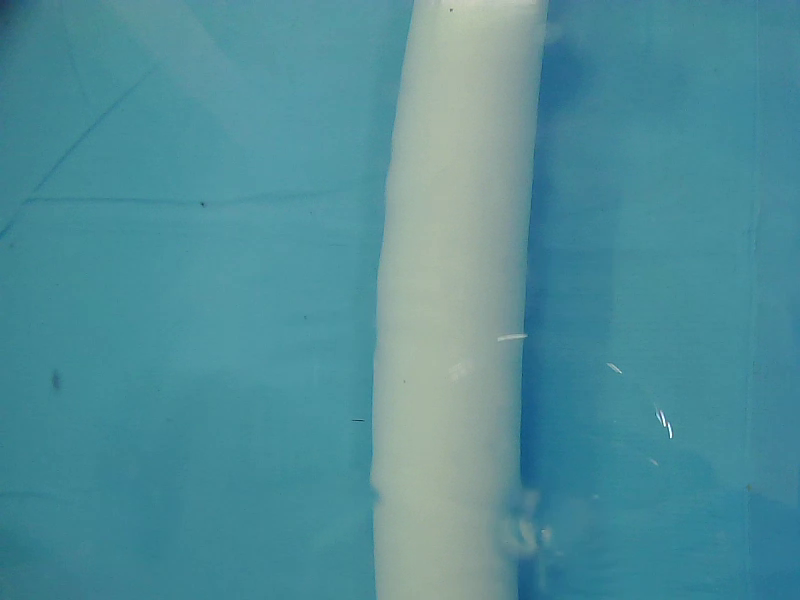
#> input picture frame 13 of heli_all/under_test/Webcam/2021-04-17-015448.webm, 800 x 600 px, given in place of 2021-04-17-013257.webm, which was not available
$ python skeleton.py
#> lines starting #> are read from the running program, lines starting #| are printed output that depends on the picture; after the words box and inside, x2 and y2 are one past the last pixel; in counts of white or black regions, pixels touching at a corner belong together; pictures that were not available may be replaced by others from this repository, and a replacement may not be noted
from skimage import morphology
import cv2 as cv
import numpy as np


def deal_pic(src):
    img_src = cv.resize(src, (640, 640))
    ret, img_1 = cv.threshold(img_src[:, :, 1], 150, 255, cv.THRESH_BINARY)
    ret, img_2 = cv.threshold(img_src[:, :, 2], 150, 255, cv.THRESH_BINARY)
    img = cv.bitwise_and(img_1, img_2)
    track_img = np.where(img == 255)
    return img_src, track_img, img


# [51 lines left out: functions skeleton_demo, medial_axis_demo, morph_find, not called in this run]


def thin_demo(image):
    # gray = cv.cvtColor(image, cv.COLOR_BGR2GRAY)
    # ret, binary = cv.threshold(gray, 0, 255, cv.THRESH_BINARY | cv.THRESH_OTSU)
    binary = image
    thinned = cv.ximgproc.thinning(binary)
    contours, hireachy = cv.findContours(thinned, cv.RETR_EXTERNAL, cv.CHAIN_APPROX_SIMPLE)
    cv.drawContours(image, contours, -1, (0, 0, 255), 1, 8)
    cv.imshow("thin", image)
    cv.waitKey(100)
    cv.destroyAllWindows()


cap = cv.VideoCapture("Webcam/2021-04-17-013257.webm")
count = -1
while cap.isOpened():
    count += 1
    ret, frame = cap.read()
#> frame is the input picture: shape (600, 800, 3); mean B, G, R 152.8, 142.2, 80.5
    if frame is not None:
        img_src, track_img, img = deal_pic(frame)
#> in deal_pic, `img_src = cv.resize(src, (640, 640))`:
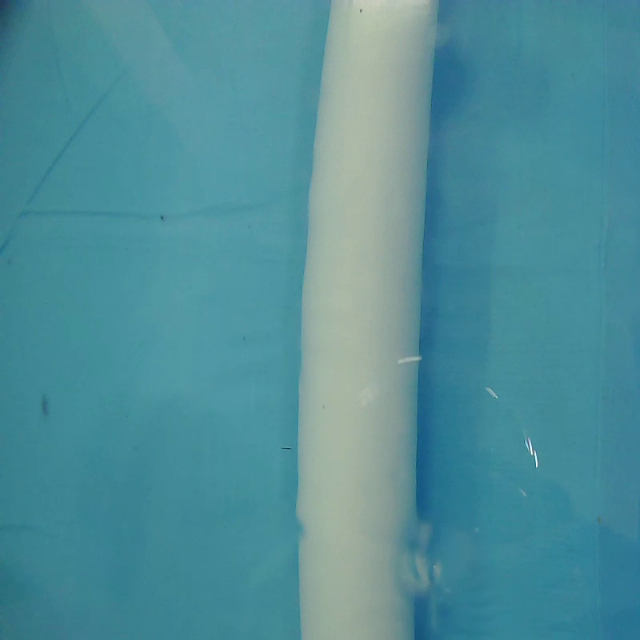
#> img_src: shape (640, 640, 3); mean B, G, R 152.7, 142.1, 80.4
#> in deal_pic, `ret, img_1 = cv.threshold(img_src[:, :, 1], 150, 255, cv.THRESH_BINARY)`:
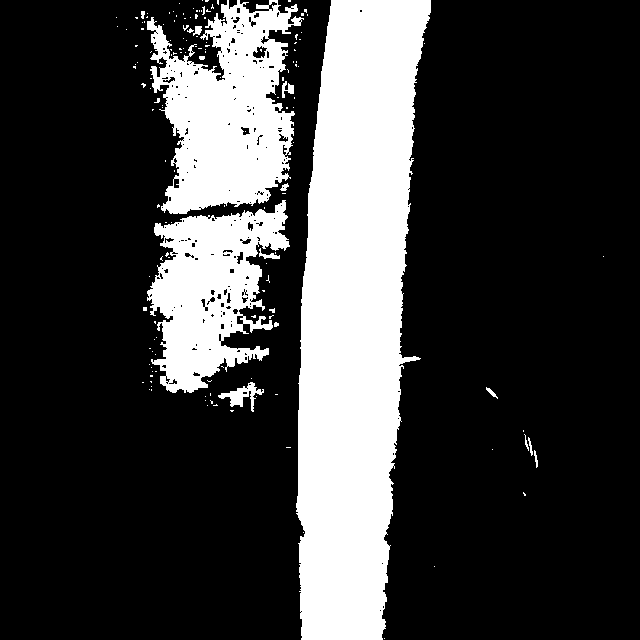
#> img_1: shape (640, 640); 24.1% white; 156 white regions (141 under 20 px), largest, box (x1, y1, x2, y2) and area: (296, 0, 431, 640) 61583, (147, 0, 304, 214) 20167, (147, 200, 290, 393) 15398
#> in deal_pic, `ret, img_2 = cv.threshold(img_src[:, :, 2], 150, 255, cv.THRESH_BINARY)`:
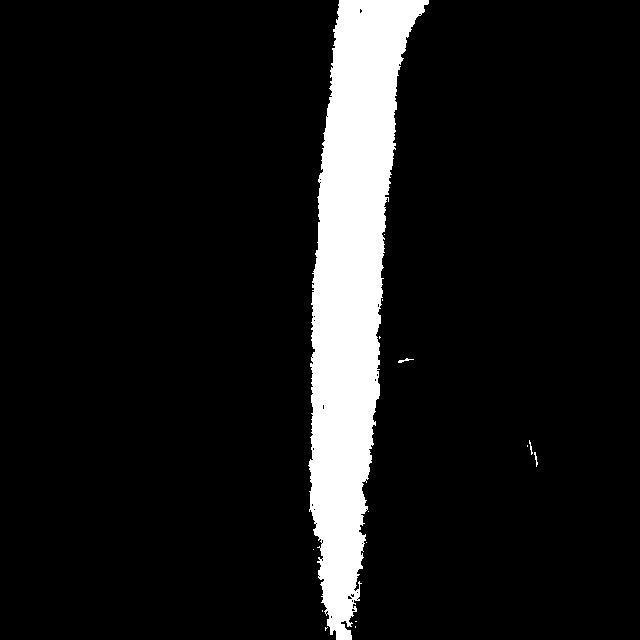
#> img_2: shape (640, 640); 9.6% white; 15 white regions (11 under 20 px), largest, box (x1, y1, x2, y2) and area: (308, 0, 429, 640) 39041, (398, 358, 414, 363) 31, (534, 452, 538, 467) 25, (529, 440, 533, 455) 23
#> in deal_pic, `track_img = np.where(img == 255)`: track_img = 39144 positions, rows 0 to 639, columns 308 to 537
#> track_img = 39144 positions, rows 0 to 639, columns 308 to 537
        #skeleton_demo(img)
        #medial_axis_demo(img)
        #morph_find(img)
        thin_demo(img)
#> in thin_demo, `thinned = cv.ximgproc.thinning(binary)`:
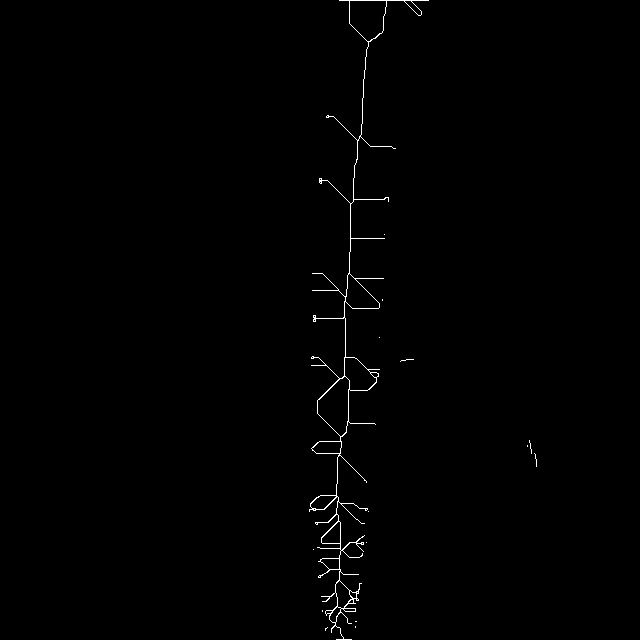
#> thinned: shape (640, 640); 0.56% white in thin lines or dots, all inside (x1, y1, x2, y2) = (309, 0, 537, 640)
#> in thin_demo, `contours, hireachy = cv.findContours(thinned, cv.RETR_EXTERNAL, cv.CHA..`: contours = 15 contours, 14 with area under 20; largest, box (x1, y1, x2, y2) and area: (309, 0, 429, 640) 5703; hireachy = 15 rows, first 6: [1, -1, -1, -1], [2, 0, -1, -1], [3, 1, -1, -1], [4, 2, -1, -1], [5, 3, -1, -1], [6, 4, -1, -1]
#> in thin_demo, `cv.drawContours(image, contours, -1, (0, 0, 255), 1, 8)`:
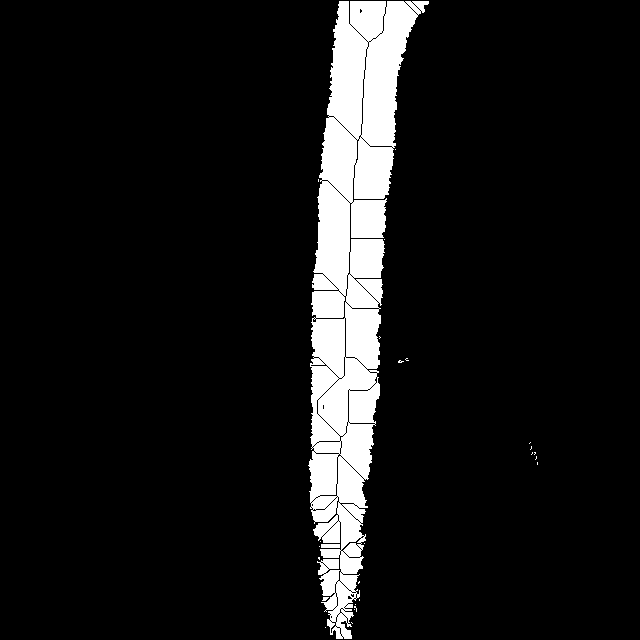
#> image: shape (640, 640); 9% white; 26 white regions (24 under 20 px), largest, box (x1, y1, x2, y2) and area: (308, 1, 429, 639) 36864, (321, 544, 340, 548) 76
    else:
        exit(0)

$ run again, starting later in the video
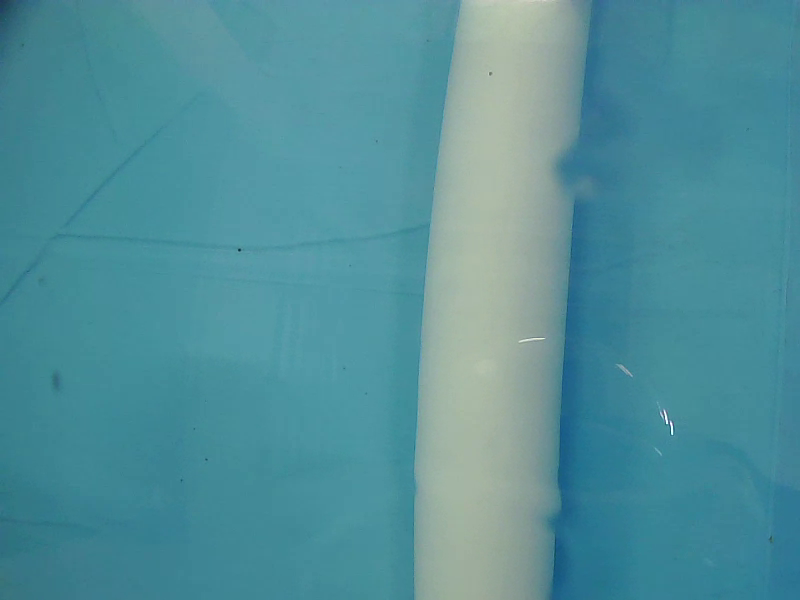
#> input picture frame 58 of heli_all/under_test/Webcam/2021-04-17-015448.webm, 800 x 600 px, given in place of 2021-04-17-013257.webm, which was not available
#> frame is the input picture: shape (600, 800, 3); mean B, G, R 153.9, 143.7, 81.8
#> in deal_pic, `ret, img_1 = cv.threshold(img_src[:, :, 1], 150, 255, cv.THRESH_BINARY)`:
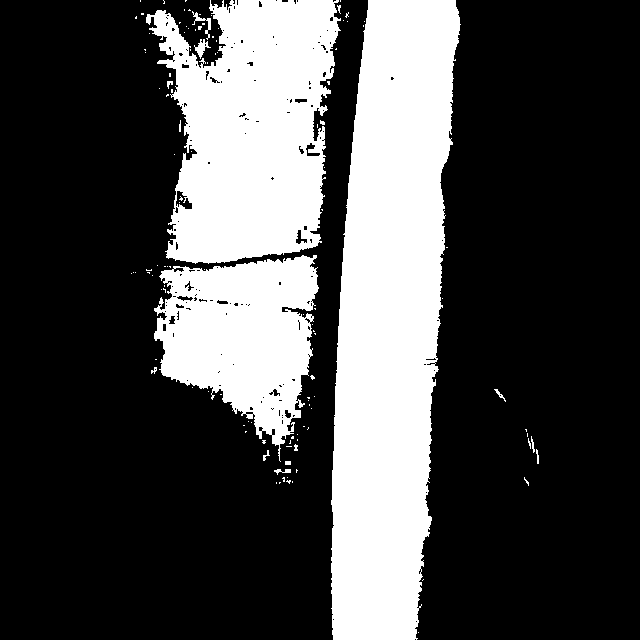
#> img_1: shape (640, 640); 28.9% white; 118 white regions (103 under 20 px), largest, box (x1, y1, x2, y2) and area: (331, 0, 461, 640) 61087, (146, 0, 341, 264) 35982, (154, 255, 319, 462) 20547
#> img_2: shape (640, 640); 10.2% white; 19 white regions (17 under 20 px), largest, box (x1, y1, x2, y2) and area: (342, 0, 449, 640) 41543, (531, 437, 534, 452) 22
#> in deal_pic, `track_img = np.where(img == 255)`: track_img = 41622 positions, rows 0 to 639, columns 342 to 537
#> thinned: shape (640, 640); 0.58% white in thin lines or dots, all inside (x1, y1, x2, y2) = (343, 0, 538, 640)
#> contours = 19 contours, 18 with area under 20; largest, box (x1, y1, x2, y2) and area: (343, 0, 449, 640) 5529; hireachy = 19 rows, first 6: [1, -1, -1, -1], [2, 0, -1, -1], [3, 1, -1, -1], [4, 2, -1, -1], [5, 3, -1, -1], [6, 4, -1, -1]
#> in thin_demo, `cv.drawContours(image, contours, -1, (0, 0, 255), 1, 8)`:
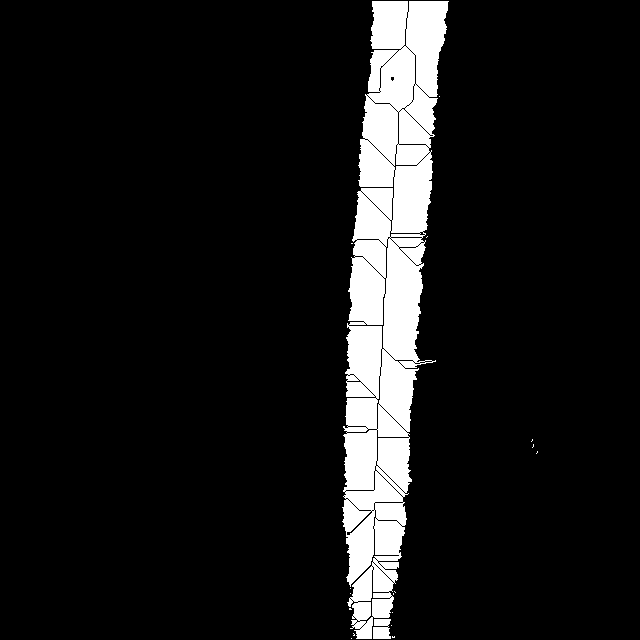
#> image: shape (640, 640); 9.6% white; 18 white regions (16 under 20 px), largest, box (x1, y1, x2, y2) and area: (342, 1, 449, 639) 38990, (373, 619, 391, 639) 312

$ run again, starting later in the video
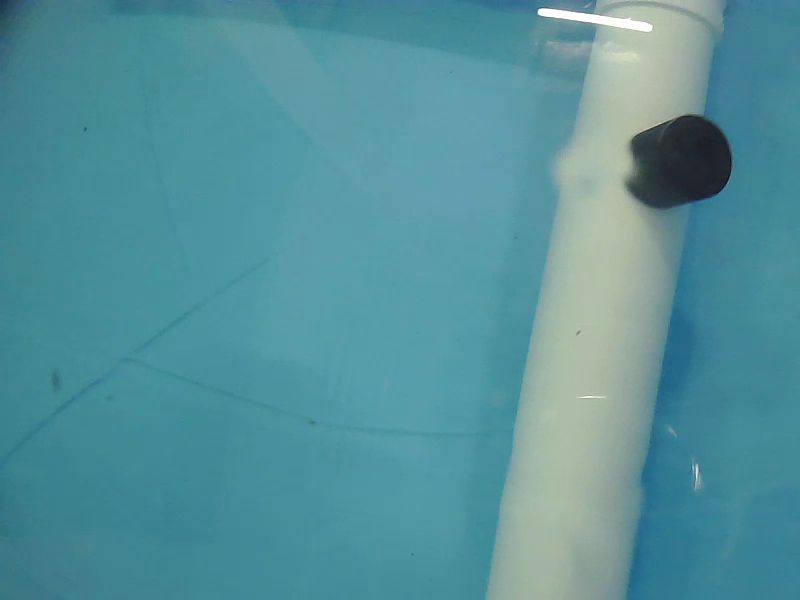
#> input picture frame 104 of heli_all/under_test/Webcam/2021-04-17-015448.webm, 800 x 600 px, given in place of 2021-04-17-013257.webm, which was not available
#> frame is the input picture: shape (600, 800, 3); mean B, G, R 154.7, 145.6, 85.1
#> in deal_pic, `ret, img_1 = cv.threshold(img_src[:, :, 1], 150, 255, cv.THRESH_BINARY)`:
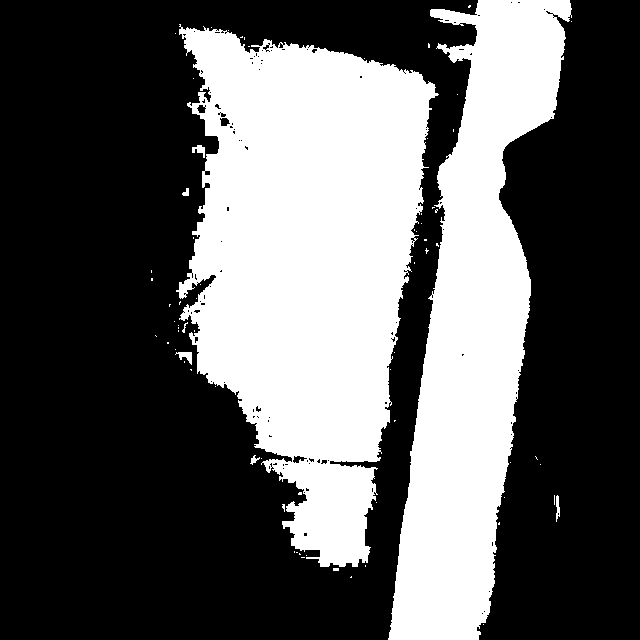
#> img_1: shape (640, 640); 36.2% white; 72 white regions (64 under 20 px), largest, box (x1, y1, x2, y2) and area: (176, 24, 439, 567) 89704, (388, 0, 572, 640) 57827, (175, 352, 192, 365) 107
#> img_2: shape (640, 640); 10.3% white; 9 white regions (7 under 20 px), largest, box (x1, y1, x2, y2) and area: (405, 5, 556, 640) 41654, (482, 0, 562, 13) 378
#> in deal_pic, `track_img = np.where(img == 255)`: track_img = 42052 positions, rows 0 to 639, columns 405 to 561
#> thinned: shape (640, 640); 0.35% white in thin lines or dots, all inside (x1, y1, x2, y2) = (407, 0, 562, 640)
#> contours = 9 contours, 8 with area under 20; largest, box (x1, y1, x2, y2) and area: (407, 12, 547, 640) 3054; hireachy = [[1, -1, -1, -1], [2, 0, -1, -1], [3, 1, -1, -1], [4, 2, -1, -1], [5, 3, -1, -1], [6, 4, -1, -1], [7, 5, -1, -1], [8, 6, -1, -1], [-1, 7, -1, -1]]
#> in thin_demo, `cv.drawContours(image, contours, -1, (0, 0, 255), 1, 8)`:
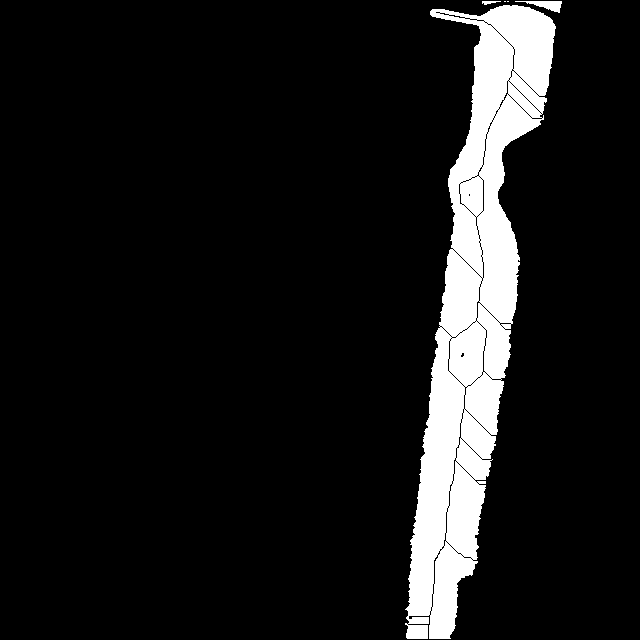
#> image: shape (640, 640); 9.9% white; 5 white regions (2 under 20 px), largest, box (x1, y1, x2, y2) and area: (405, 5, 556, 639) 40364, (515, 1, 562, 13) 250, (482, 1, 501, 5) 44
